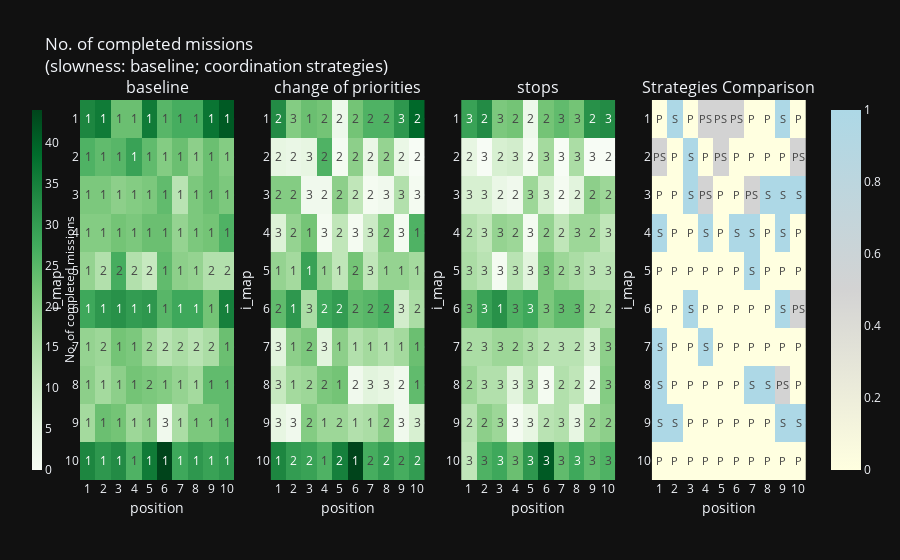
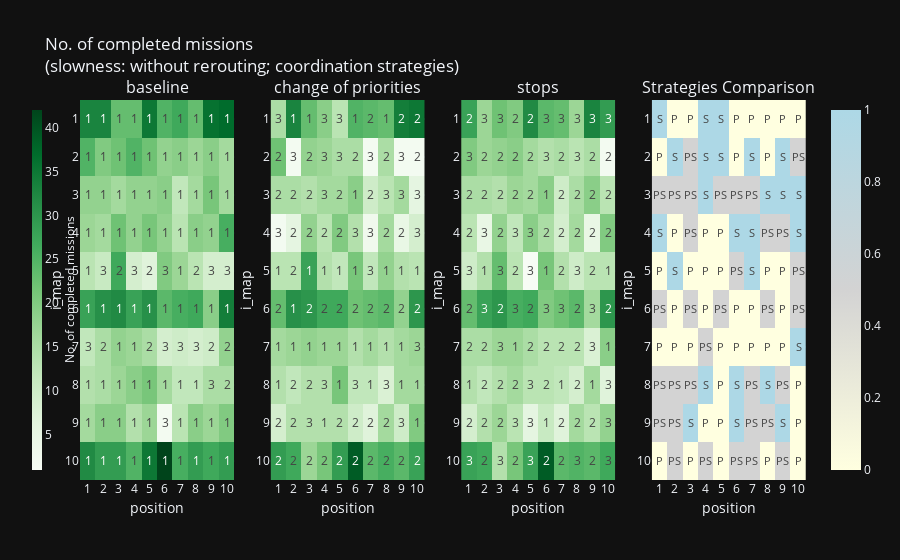
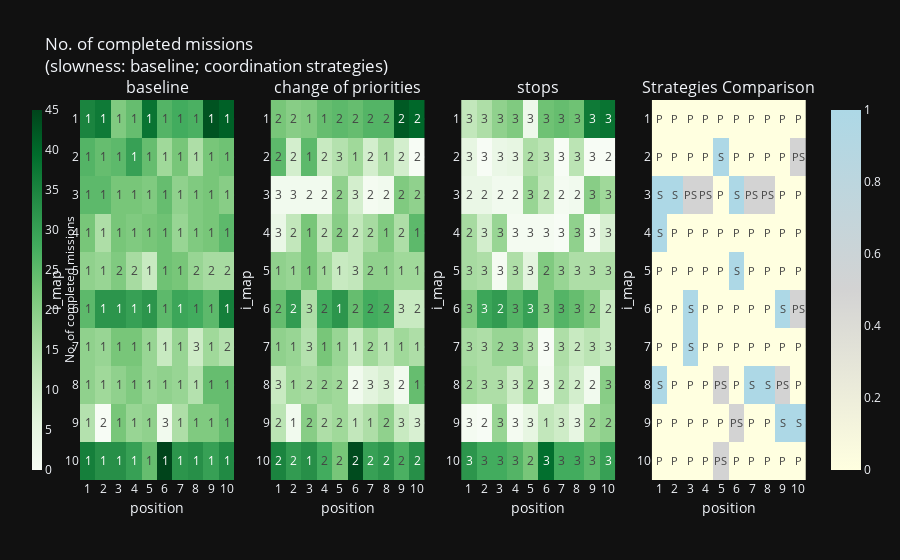
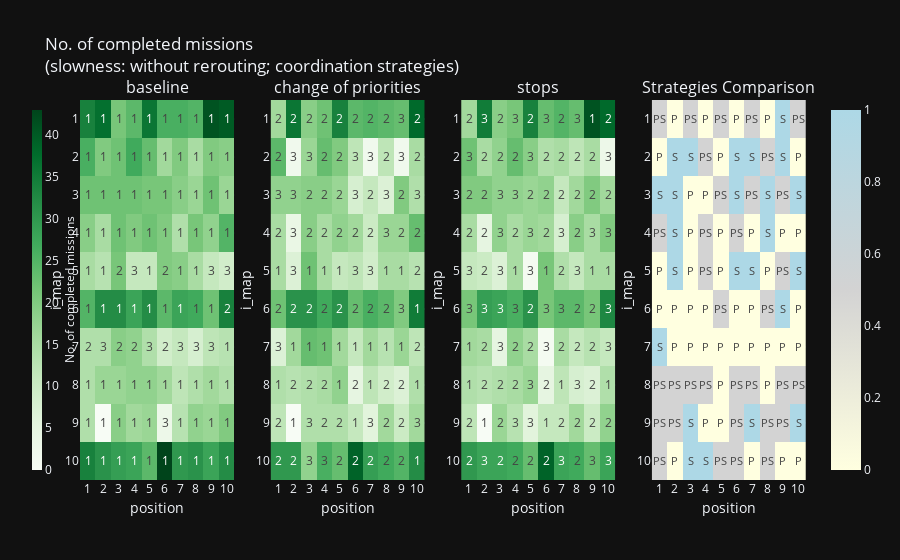

Here is the notebook cell these charts were saved with, in order:
### Code cell
def calculate_heatmap_data(*, df, col_strategy, strategy, col_i, col_j, col_data):
    df = df[df[col_strategy] == strategy]
    df = df[~df['passhum']]
    return df[[col_i, col_j, col_data]].pivot(
        index=col_i, columns=col_j, values=col_data
    )


def rank_dataframes(dataframes, is_the_more_the_better=True):
    ranked_dfs = [pd.DataFrame(index=df.index, columns=df.columns)
                  for df in dataframes]
    
    # Get the shape of the DataFrames
    num_rows, num_cols = dataframes[0].shape
    
    # Iterate over each cell in the DataFrame
    for row in range(num_rows):
        for col in range(num_cols):
            # Extract the values across all DataFrames at the same position
            cell_values = (df.iloc[row, col] for df in dataframes)
            series = pd.Series(cell_values)
            ranks = series.rank(method='min', ascending=not is_the_more_the_better)

            # Iterate over each DataFrame
            for df_index, ranked_df in enumerate(ranked_dfs):
                ranked_df.iloc[row, col] = ranks[df_index]
        
    return ranked_dfs


def compare_ranked_dfs(df_a, df_b, label_a, label_b, color_a, color_b, color_ab):
    df_cmp = pd.DataFrame(index=df_a.index, columns=df_a.columns)
    df_colors = pd.DataFrame(index=df_a.index, columns=df_a.columns)
    
    # Get the shape of the DataFrames
    num_rows, num_cols = df_a.shape
    
    # Iterate over each cell in the DataFrame
    for row in range(num_rows):
        for col in range(num_cols):
            # Extract the values across all DataFrames at the same position
            value_a = df_a.iloc[row, col]
            value_b = df_b.iloc[row, col]
            
            if value_a < value_b:
                value_c = label_a
                color = color_a
            elif value_a > value_b:
                value_c = label_b
                color = color_b
            else:
                value_c = label_a + label_b
                color = color_ab
                
            df_cmp.iloc[row, col] = value_c
            df_colors.iloc[row, col] = color
            
    return df_cmp, df_colors


def plot_df(*, runname, title, col_i, col_j, col_data, heatmap_data, df_ranks):
    # Create an interactive heatmap
    fig = px.imshow(
        heatmap_data,
        labels={"x": col_j, "y": col_i, "color": col_data},
        title=f"{runname}: {title}: {col_data}",
        # text_auto=True,
    )
    
    fig.data[0].update(text=df_ranks.values, texttemplate="%{text}")
    
    fig.update_traces(
        hovertemplate=(
            col_i + ": %{y}<br>" + col_j + ": %{x}<br>" + col_data + ": %{z}<extra></extra>"
        )
    )
    
    return fig


def plot_df_all(runname, *, are_bridges, slowness):
    key2df = get_key2df(runname)
    df = key2df[are_bridges, True]
    
    dfx = df[~df['passhum'] & (df['slowness'] == slowness)]
    assert dfx.empty == (not are_bridges and slowness == 'with rerouting')
    if dfx.empty:
        return
    df = dfx
    
    col_strategy = 'forcing'
    col_i = 'i_map'
    col_j = 'position'
    col_data = 'No. of completed missions'
    is_the_more_the_better = True
    
    strategies = list(df[col_strategy].unique())
    
    title_cmp = 'Strategies Comparison'
    titles = strategies + [title_cmp]
    
    # Create subplots
    fig = make_subplots(
        rows=1,
        cols=len(titles),
        subplot_titles=titles,
    )
    
    dfs_heatmap_data = []
    for idx, strategy in enumerate(strategies):
        heatmap_data = calculate_heatmap_data(
            df=df,
            col_strategy=col_strategy,
            strategy=strategy, 
            col_i=col_i,
            col_j=col_j, 
            col_data=col_data,            
        )
        dfs_heatmap_data.append(heatmap_data)
        
    dfs_ranks = rank_dataframes(dfs_heatmap_data, is_the_more_the_better=is_the_more_the_better)
    df_cmp, df_color = compare_ranked_dfs(
        dfs_ranks[1], dfs_ranks[2],
        strategies[1].split()[-1][0].upper(),
        strategies[2].split()[-1][0].upper(),
        0.0, # 'blue',
        1.0, # 'yellow',
        0.5, # 'gray',
    )
        
    for idx, title in enumerate(titles):
        heatmap_fig = plot_df(
            runname=runname, 
            title=title, 
            col_i=col_i,
            col_j=col_j, 
            col_data=col_data,
            heatmap_data=df_color if title == title_cmp else dfs_heatmap_data[idx],
            df_ranks=df_cmp if title == title_cmp else dfs_ranks[idx],
        )
          
        # Add heatmap to the subplot
        for trace in heatmap_fig.data:
            if title != title_cmp:
                trace.update(coloraxis="coloraxis1")  # Link each subplot to the shared color axis
            else:
                trace.update(coloraxis="coloraxis2", showscale=False)
            trace.update(showscale=title != title_cmp)  # Show colorbar only if it's not the Comparison plot
            fig.add_trace(trace, row=1, col=idx + 1)
            
       
        # Apply axis settings to each subplot
        xaxis_key = f"xaxis{idx + 1}" if idx > 0 else "xaxis"
        yaxis_key = f"yaxis{idx + 1}" if idx > 0 else "yaxis"
        
        fig.update_layout(**{
            xaxis_key: dict(
                title=col_j,
                tickmode="array",
                tickvals=list(dfs_heatmap_data[0].columns),
                ticktext=dfs_heatmap_data[0].columns.tolist(),
                title_standoff=7,  # Move x-axis title closer
                automargin=True,
            ),
            yaxis_key: dict(
                title=col_i,
                tickmode="array",
                tickvals=list(dfs_heatmap_data[0].index),
                ticktext=dfs_heatmap_data[0].index.tolist(),
                autorange="reversed",  # Reverse the y-axis for top-to-bottom ticks
                title_standoff=0,  # Move y-axis title closer
                automargin=True,
            )
        })
    
    # Update layout with shared color scale
    label_are_bridges = 'maps with high connectivity' if are_bridges else 'maps with low connectivity'
    fig.update_layout(
        title=f"{col_data}<br>(slowness: {slowness}; coordination strategies)",
        coloraxis1=dict(
            colorscale="Greens",  # Apply "Greens" color scale to the shared color axis
            colorbar=dict(
                title=col_data,
                titlefont=dict(size=12),
                x=-0.08,
                titleside="right",
                thickness=10
            )
        ),
        coloraxis2=dict(
            colorscale=[
             #   [0.0, '#0000ff'],  # 0.0 is P
             #   [0.5, '#808080'],  # 0.5 is PS
             #   [1.0, '#ffff00'],  # 1.0 is S
             #   [0.0, '#ADD8E6'],  # Light blue (replacing '#0000ff')
             #   [0.5, '#FFFFE0'],  # Light yellow (replacing '#ffff00')
             #   [1.0, '#D3D3D3'],  # Light Gray (replacing '#808080')
                
                [0.0, '#FFFFE0'],  
                [0.5, '#D3D3D3'], 
                [1.0, '#ADD8E6'], 

            ],
         #   colorbar={"x": 1000},
        )
    )
    
    # Display the figure
    fig.show()


"""
- No. of completed missions
- Average mission length
- Average CS density score

Hypotheses:
- less Average mission length -> more No. of completed
- less Average CS density score -> more No. of completed missions (& less collisions, etc.) 
"""

def plot_runname(runname):
    for are_bridges in False, True:
        label_are_bridges = 'Maps with high connectivity' if are_bridges else 'Maps with low connectivity'
        display(HTML(f'<h2>{label_are_bridges}</h2>'))
        for slowness in (
                'baseline', 
                'without rerouting',
                'with rerouting',
        ):
            plot_df_all(runname, 
                        are_bridges=are_bridges,
                        slowness=slowness)
            
plot_runname('20241230_173555')
